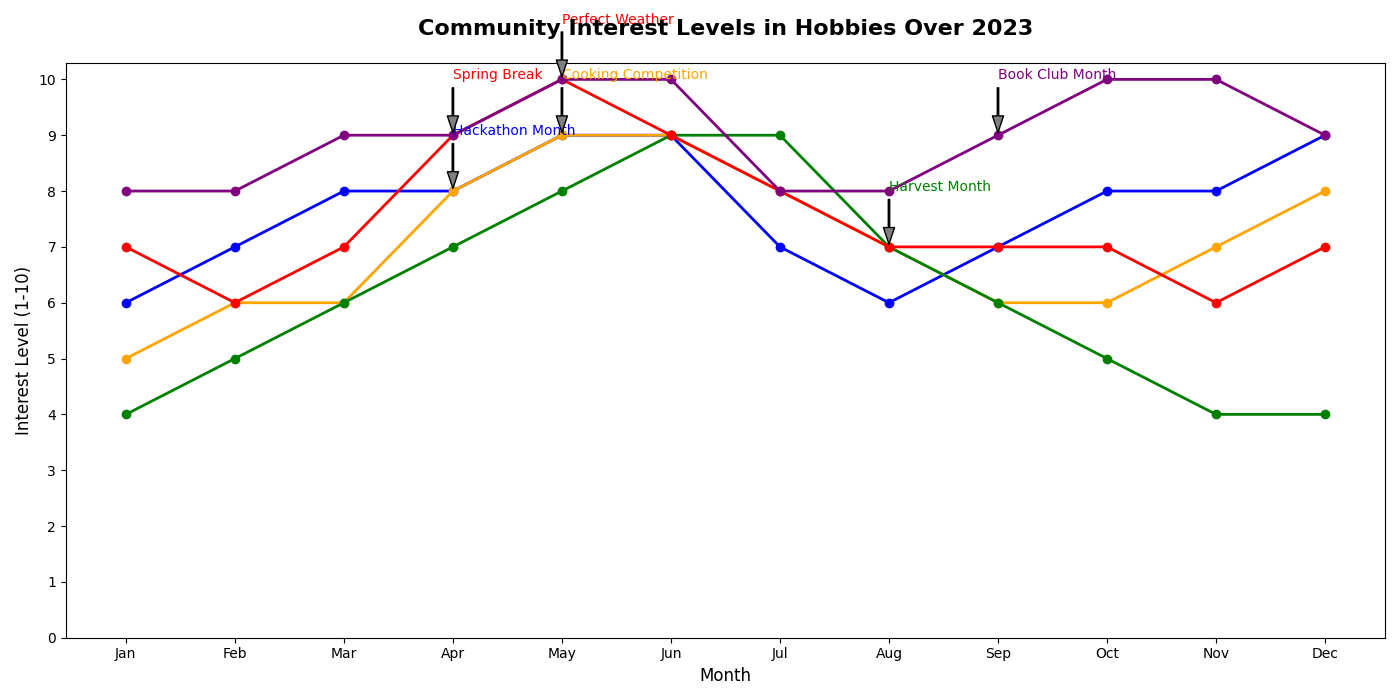

Reproduce this figure in Python.
import matplotlib.pyplot as plt
import numpy as np

months = np.array(['Jan', 'Feb', 'Mar', 'Apr', 'May', 'Jun', 'Jul', 'Aug', 'Sep', 'Oct', 'Nov', 'Dec'])
interest_data = {
    'Coding': np.array([6, 7, 8, 8, 9, 9, 7, 6, 7, 8, 8, 9]),
    'Cooking': np.array([5, 6, 6, 8, 9, 9, 8, 7, 6, 6, 7, 8]),
    'Gardening': np.array([4, 5, 6, 7, 8, 9, 9, 7, 6, 5, 4, 4]),
    'Hiking': np.array([7, 6, 7, 9, 10, 9, 8, 7, 7, 7, 6, 7]),
    'Reading': np.array([8, 8, 9, 9, 10, 10, 8, 8, 9, 10, 10, 9])
}

colors = {
    'Coding': 'blue',
    'Cooking': 'orange',
    'Gardening': 'green',
    'Hiking': 'red',
    'Reading': 'purple'
}

fig, ax = plt.subplots(figsize=(14, 7))
for hobby, interest in interest_data.items():
    ax.plot(months, interest, marker='o', color=colors[hobby], linewidth=2)

peak_annotations = {
    'Coding': [(4, 'Hackathon Month')],
    'Cooking': [(5, 'Cooking Competition')],
    'Gardening': [(8, 'Harvest Month')],
    'Hiking': [(4, 'Spring Break'), (5, 'Perfect Weather')],
    'Reading': [(9, 'Book Club Month')]
}

for hobby, peaks in peak_annotations.items():
    for m_idx, label in peaks:
        ax.annotate(label,
                    xy=(months[m_idx-1], interest_data[hobby][m_idx-1]),
                    xytext=(months[m_idx-1], interest_data[hobby][m_idx-1] + 1),
                    arrowprops=dict(facecolor='grey', shrink=0.05, width=1, headwidth=8),
                    fontsize=10, color=colors[hobby])

ax.set_title('Community Interest Levels in Hobbies Over 2023', fontsize=16, fontweight='bold', pad=20)
ax.set_xlabel('Month', fontsize=12)
ax.set_ylabel('Interest Level (1-10)', fontsize=12)
ax.set_xticks(months)
ax.set_yticks(np.arange(0, 11, 1))

# Removing legend, grid, and other stylistic elements such as borders are inherently not drawn.

plt.tight_layout()
plt.show()
